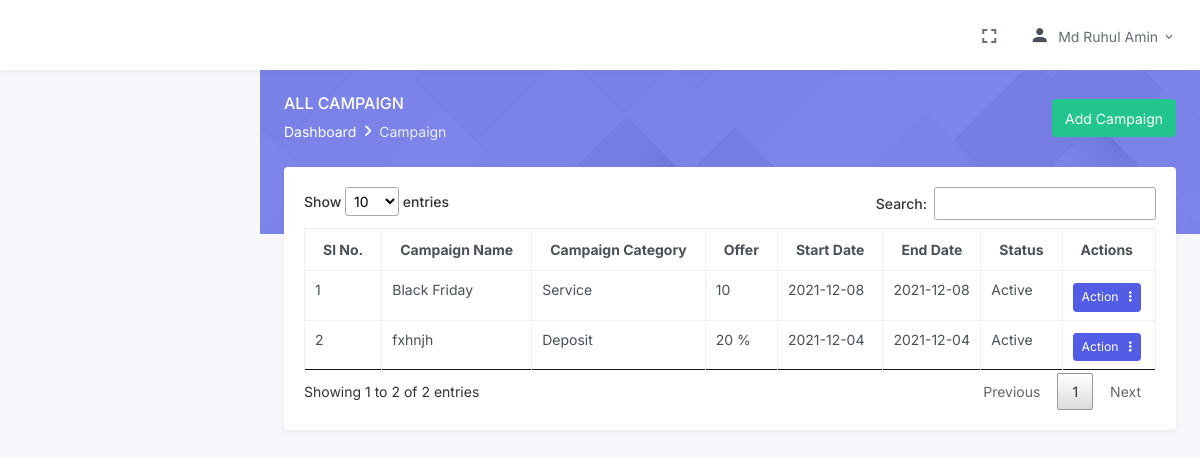
The app's page /campaign.php (signed in) with its own data.
### tables this page shows
CREATE TABLE `campaigns` (
  `id` int(255) NOT NULL,
  `name` varchar(500) NOT NULL,
  `campain_category` int(11) NOT NULL,
  `offer_amount` int(11) NOT NULL,
  `percentage` varchar(11) NOT NULL,
  `starting_date` date NOT NULL,
  `ending_date` date NOT NULL,
  `image` varchar(500) NOT NULL,
  `created_at` datetime NOT NULL,
  `created_by` int(11) NOT NULL,
  `updated_at` datetime NOT NULL,
  `updated_by` int(11) NOT NULL,
  `status` int(11) NOT NULL DEFAULT '1'
);

CREATE TABLE `campaign_categorys` (
  `campaign_cat_id` int(255) NOT NULL,
  `category_name` varchar(100) NOT NULL,
  `status` int(11) NOT NULL DEFAULT '1'
);

### inc/functions.inc.php (called while the page is built, shortened)
<?php
function db_conn()
{
    $db = mysqli_connect("localhost", "bgdbilli_client", "bgdclient", "bgdbilli_client");
    return $db;
}
function select($table_name, $field_names, $conditions = "", $join = "")
{
    $new_conditions = $conditions;
    if ($conditions) {
        $new_conditions =  "WHERE $conditions ";
    }
      $select = "SELECT $field_names FROM $table_name $join $new_conditions";
    $result = mysqli_query(db_conn(), $select);
    return $result;
}
function selectjoin($table_name, $field_names, $conditions = "")
{
    $select = "SELECT $field_names FROM $table_name $conditions";
    $result = mysqli_query(db_conn(), $select);
    return $result;
}

### campaign.php (the view, shortened to what this page needs)
<?php
require_once 'inc/header.inc.php';
?>
<div class="main-content">
    <div class="page-content">
        <div class="page-title-box">
            <div class="container-fluid">
                <div class="row align-items-center">
                    <div class="col-sm-6">
                        <div class="page-title">
                            <h4>All Campaign</h4>
                            <ol class="breadcrumb m-0">
                                <li class="breadcrumb-item"><a href="index.php">Dashboard</a></li>
                                <li class="breadcrumb-item active">Campaign</li>
                            </ol>
                        </div>
                    </div>
                    <div class="col-sm-6">
                        <div class="float-end d-none d-sm-block">
                            <a href="add_campaign.php" class="btn btn-success">Add Campaign</a>
                        </div>
                    </div>
                </div>
            </div>
        </div>
        <div class="container-fluid">
            <div class="page-content-wrapper">
                <div class="row">
                    <div class="col-12 overflow">
                        <div class="card">
                            <div class="card-body">
                                <?php
                                $condition = "ORDER BY created_at DESC";
                                $results = selectjoin('campaigns', '*', $condition);
                                if (mysqli_num_rows($results) > 0) {
                                ?>
                                    <table id="datatable" class="table table-bordered dt-responsive nowrap" style="border-collapse: collapse; border-spacing: 0; width: 100%;">
                                        <thead>
                                            <tr>
                                                <th>Sl No.</th>
                                                <th>Campaign Name</th>
                                                <th>Campaign Category</th>
                                                <th>Offer</th>
                                                <th>Start Date</th>
                                                <th>End Date</th>
                                                <th>Status</th>
                                                <th>Actions</th>
                                            </tr>
                                        </thead>
                                        <tbody>
                                            <?php
                                            $i=1;
                                            foreach ($results as $rowfordata) {
                                                $campaign_category=mysqli_fetch_assoc(select("campaign_categorys","*","campaign_cat_id=".$rowfordata['campain_category']));
                                            ?>
                                                <tr>
                                                    <td><?=$i++?></td>
                                                    <td><?= $rowfordata['name']; ?></td>
                                                    <td><?= $campaign_category['category_name']; ?></td>
                                                    <td><?= $rowfordata['offer_amount']; ?>
                                                        <?php
                                                        if ($rowfordata['percentage'] == "on") {
                                                            echo "%";
                                                        }
                                                        ?>
                                                    </td>
                                                    <td><?= $rowfordata['starting_date']; ?></td>
                                                    <td><?= $rowfordata['ending_date']; ?></td>
                                                    <td>
                                                        <?php
                                                        if ($rowfordata['status'] == 1) {
                                                            echo 'Active';
                                                        } else {
                                                            echo 'Deactive';
                                                        }
                                                        ?>
                                                    </td>
                                                    <td>
                                                        <div class="btn-group mt-1 me-1">
                                                            <button class="btn btn-primary btn-sm dropdown-toggle" type="button" data-bs-toggle="dropdown" aria-haspopup="true" aria-expanded="false">
                                                                Action &nbsp; <i class="fa fa-ellipsis-v"></i></i>
                                                            </button>
                                                        </div>
                                                    </td>
                                                </tr>
                                            <?php
                                            }
                                            ?>
                                        </tbody>
                                    </table>
                                <?php
                                } else {
                                    echo '<h3 class="text-center">Recourd Not Found</h3>';
                                }
                                ?>
                            </div>
                        </div>
                    </div>
                </div>
            </div>
        </div>
        <?php
        require_once 'inc/footer.inc.php';
        ?>

### records on screen
campaigns: name "Black Friday", campaign_categorys.category_name "Service", offer_amount "10", starting_date "2021-12-08", ending_date "2021-12-08", status "Active"
campaigns: name "fxhnjh", campaign_categorys.category_name "Deposit", offer_amount "20", starting_date "2021-12-04", ending_date "2021-12-04", status "Active"

### other values on screen
$_SESSION['USER_NAME'] "Md Ruhul Amin"
